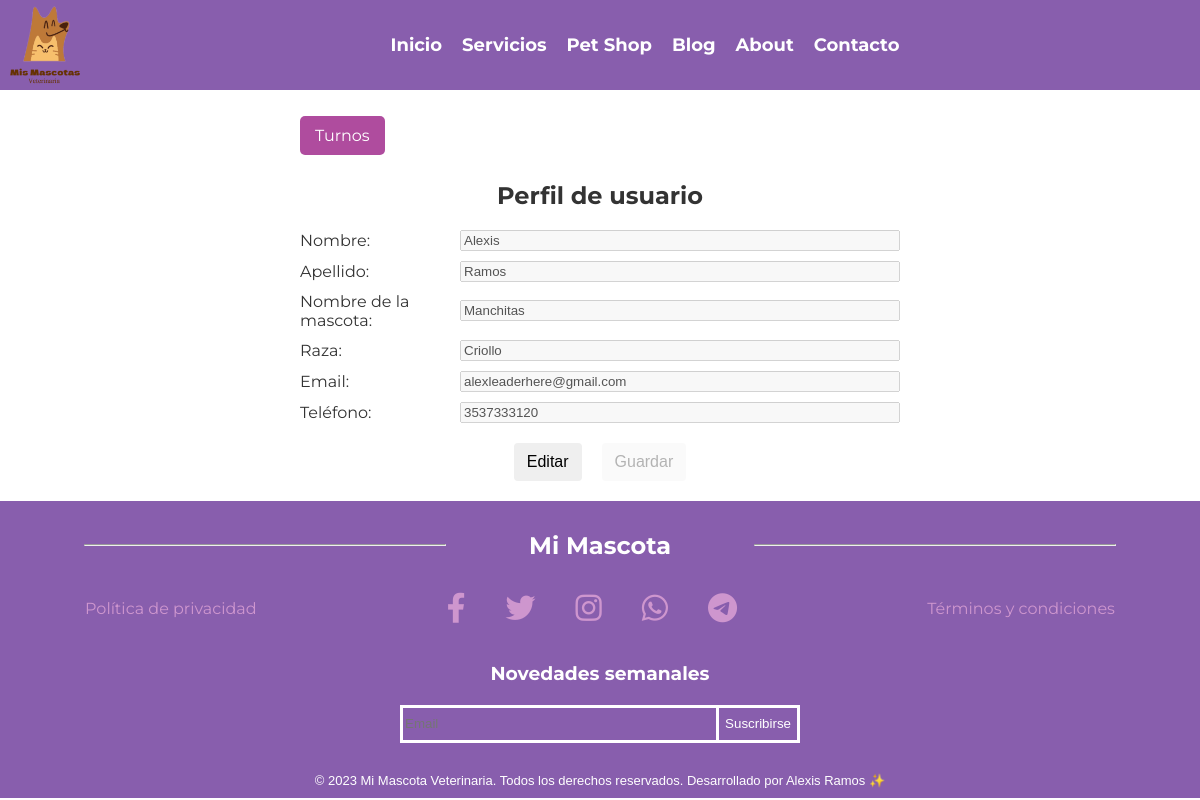
/perfil/ (signed in), run on an earlier commit of the app's database.
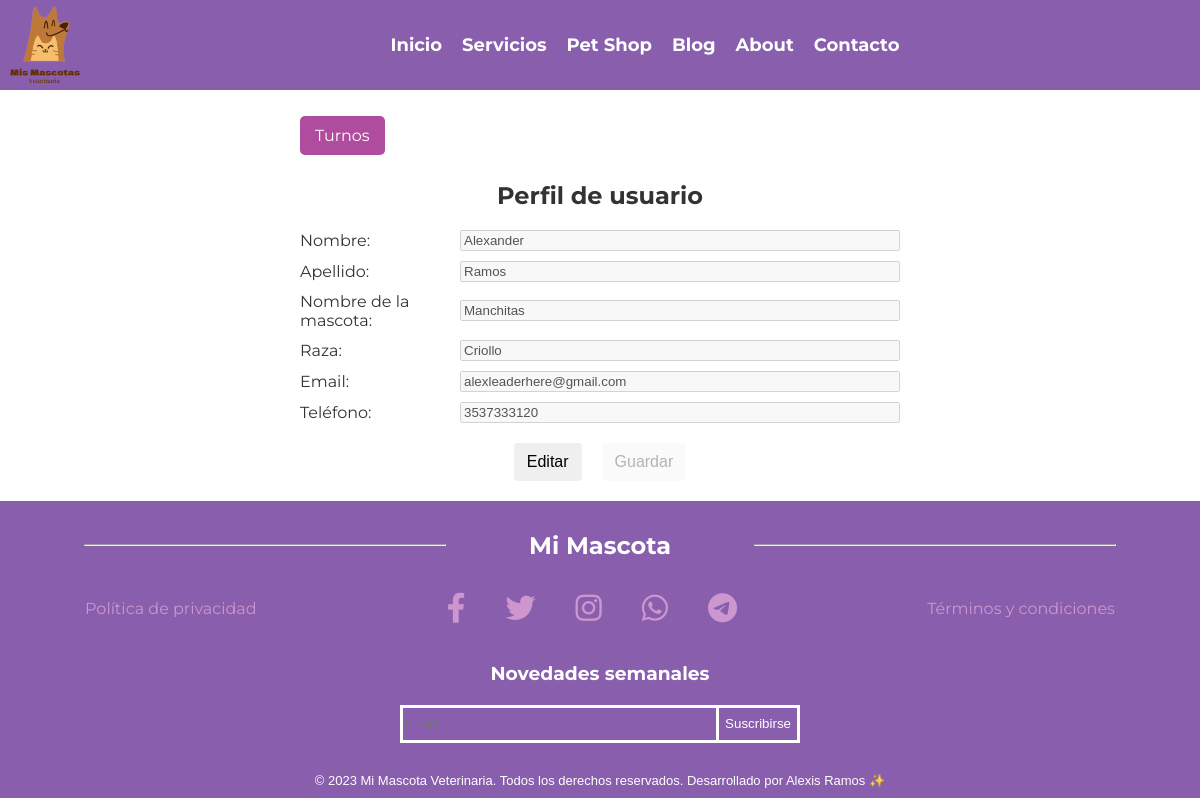
And on a later commit of the database.
### veterinariaMiMascota/models.py (models this page shows)
class UserProfile(models.Model):
    user = models.OneToOneField(User, on_delete=models.CASCADE)
    first_name = models.CharField(max_length=30)
    last_name = models.CharField(max_length=30)
    pet_name = models.CharField(max_length=30)
    pet_breed = models.CharField(max_length=30)
    email = models.EmailField()
    phone = models.CharField(max_length=20)

### veterinariaMiMascota/views.py (the view, shortened to what this page needs)
# urls.py: path('perfil/', views.perfil_usuario, name='perfil_usuario'),
@login_required
def perfil_usuario(request):
    user = request.user
    profile = UserProfile.objects.get(user=user)
    return render(request, 'perfil_usuario.html', {'profile': profile})

### veterinariaMiMascota/templates/perfil_usuario.html (shortened to what this page needs)
{% extends "login.html" %}
{% block content %}
<div class="contenido-profile">
    <a class="enlace-de-profile" href="{% url 'reservar_cita' %}">Turnos</a>
<h2 class="title-profile">Perfil de usuario</h2>
<form method="post" id="form-profile">
    <div class="form-group-profile">
        <label for="first_name">Nombre:</label>
        <input type="text" name="first_name" id="first_name" value="{{ profile.first_name }}" disabled>
    </div>
    <div class="form-group-profile">
        <label for="last_name">Apellido:</label>
        <input type="text" name="last_name" id="last_name" value="{{ profile.last_name }}" disabled>
    </div>
    <div class="form-group-profile">
        <label for="pet_name">Nombre de la mascota:</label>
        <input type="text" name="pet_name" id="pet_name" value="{{ profile.pet_name }}" disabled>
    </div>
    <div class="form-group-profile">
        <label for="pet_breed">Raza:</label>
        <input type="text" name="pet_breed" id="pet_breed" value="{{ profile.pet_breed }}" disabled>
    </div>
    <div class="form-group-profile">
        <label for="email">Email:</label>
        <input type="email" name="email" id="email" value="{{ profile.email }}" disabled>
    </div>
    <div class="form-group-profile">
        <label for="phone">Teléfono:</label>
        <input type="text" name="phone" id="phone" value="{{ profile.phone }}" disabled>
    </div>
    <div class="botones">
        <button type="button" id="btn-editar" class="btn">Editar</button>
        <input type="submit" value="Guardar" disabled class="btn">
    </div>
</form>
</div>
{% endblock %}

### veterinariaMiMascota/templates/login.html (shortened to what this page needs)
{% load static %}
<!DOCTYPE html>
<html lang="en">
<head>
    <link rel="stylesheet" href="https://cdnjs.cloudflare.com/ajax/libs/font-awesome/6.4.0/css/all.min.css" />
    <link rel="stylesheet" href="{% static 'css/estilos.css' %}">
    <link rel="stylesheet" href="{% static 'css/log.css' %}">
</head>
<body>
<div class="container">
{% block content %}{% endblock %}
<div id="footer"></div>
</div>
<link rel="stylesheet" href="{% static 'css/app.0df64c69.css' %}">
</body>
</html>

### veterinariaMiMascota/static/css/estilos.css (style rules this page uses)
body { margin: 0; padding: 0; font-family: 'Montserrat', sans-serif; color: #333; background-color: #fff; }
.btn { display: inline-block; font-weight: 400; text-align: center; white-space: nowrap; vertical-align: middle; user-select: none; border: 1px solid transparent; padding: 0.375rem 0.75rem; font-size: 1rem; line-height: 1.5; border-radius: 0.25rem; transition: color 0.15s ease-in-out, background-color 0.15s ease-in-out, border-color 0.15s ease-in-out, box-shadow 0.15s ease-in-out; }
.contenido-profile { max-width: 600px; margin: 90px auto 0 auto; padding: 20px; }
.title-profile { text-align: center; margin-bottom: 20px; }
.form-group-profile { display: flex; align-items: center; margin-bottom: 10px; }
.form-group-profile label { flex: 0 0 150px; margin-right: 10px; }
.form-group-profile input { flex: 1 1 auto; }
.botones { display: flex; justify-content: center; margin-top: 20px; }
.btn { margin: 0 10px; }
.enlace-de-profile { display: inline-block; margin-bottom: 1%; margin-top: 1%; padding: 10px 15px; background-color: #af4c9e; color: white; text-decoration: none; border-radius: 5px; }

What changed in the data, as far as the page shows it:
changed UserProfile "Ramos": first_name "Alexis" → "Alexander"
